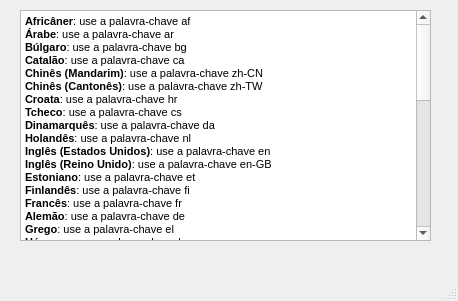
<?xml version="1.0" encoding="UTF-8"?>
<ui version="4.0">
 <class>MainWindow</class>
 <widget class="QMainWindow" name="MainWindow">
  <property name="geometry">
   <rect>
    <x>0</x>
    <y>0</y>
    <width>458</width>
    <height>301</height>
   </rect>
  </property>
  <property name="windowTitle">
   <string>MainWindow</string>
  </property>
  <widget class="QWidget" name="centralwidget">
   <widget class="QTextEdit" name="textEdit">
    <property name="geometry">
     <rect>
      <x>20</x>
      <y>10</y>
      <width>411</width>
      <height>231</height>
     </rect>
    </property>
    <property name="html">
     <string>&lt;!DOCTYPE HTML PUBLIC &quot;-//W3C//DTD HTML 4.0//EN&quot; &quot;http://www.w3.org/TR/REC-html40/strict.dtd&quot;&gt;
&lt;html&gt;&lt;head&gt;&lt;meta name=&quot;qrichtext&quot; content=&quot;1&quot; /&gt;&lt;style type=&quot;text/css&quot;&gt;
p, li { white-space: pre-wrap; }
&lt;/style&gt;&lt;/head&gt;&lt;body style=&quot; font-family:'MS Shell Dlg 2'; font-size:8.25pt; font-weight:400; font-style:normal;&quot;&gt;
&lt;p style=&quot; margin-top:0px; margin-bottom:0px; margin-left:0px; margin-right:0px; -qt-block-indent:0; text-indent:0px;&quot;&gt;&lt;span style=&quot; font-size:8pt; font-weight:600;&quot;&gt;Africâner&lt;/span&gt;&lt;span style=&quot; font-size:8pt;&quot;&gt;: use a palavra-chave &lt;/span&gt;&lt;span style=&quot; font-family:'Courier New'; font-size:8pt;&quot;&gt;af&lt;/span&gt;&lt;/p&gt;
&lt;p style=&quot; margin-top:0px; margin-bottom:0px; margin-left:0px; margin-right:0px; -qt-block-indent:0; text-indent:0px;&quot;&gt;&lt;span style=&quot; font-size:8pt; font-weight:600;&quot;&gt;Árabe&lt;/span&gt;&lt;span style=&quot; font-size:8pt;&quot;&gt;: use a palavra-chave &lt;/span&gt;&lt;span style=&quot; font-family:'Courier New'; font-size:8pt;&quot;&gt;ar&lt;/span&gt;&lt;/p&gt;
&lt;p style=&quot; margin-top:0px; margin-bottom:0px; margin-left:0px; margin-right:0px; -qt-block-indent:0; text-indent:0px;&quot;&gt;&lt;span style=&quot; font-size:8pt; font-weight:600;&quot;&gt;Búlgaro&lt;/span&gt;&lt;span style=&quot; font-size:8pt;&quot;&gt;: use a palavra-chave &lt;/span&gt;&lt;span style=&quot; font-family:'Courier New'; font-size:8pt;&quot;&gt;bg&lt;/span&gt;&lt;/p&gt;
&lt;p style=&quot; margin-top:0px; margin-bottom:0px; margin-left:0px; margin-right:0px; -qt-block-indent:0; text-indent:0px;&quot;&gt;&lt;span style=&quot; font-size:8pt; font-weight:600;&quot;&gt;Catalão&lt;/span&gt;&lt;span style=&quot; font-size:8pt;&quot;&gt;: use a palavra-chave &lt;/span&gt;&lt;span style=&quot; font-family:'Courier New'; font-size:8pt;&quot;&gt;ca&lt;/span&gt;&lt;/p&gt;
&lt;p style=&quot; margin-top:0px; margin-bottom:0px; margin-left:0px; margin-right:0px; -qt-block-indent:0; text-indent:0px;&quot;&gt;&lt;span style=&quot; font-size:8pt; font-weight:600;&quot;&gt;Chinês (Mandarim)&lt;/span&gt;&lt;span style=&quot; font-size:8pt;&quot;&gt;: use a palavra-chave &lt;/span&gt;&lt;span style=&quot; font-family:'Courier New'; font-size:8pt;&quot;&gt;zh-CN&lt;/span&gt;&lt;/p&gt;
&lt;p style=&quot; margin-top:0px; margin-bottom:0px; margin-left:0px; margin-right:0px; -qt-block-indent:0; text-indent:0px;&quot;&gt;&lt;span style=&quot; font-size:8pt; font-weight:600;&quot;&gt;Chinês (Cantonês)&lt;/span&gt;&lt;span style=&quot; font-size:8pt;&quot;&gt;: use a palavra-chave &lt;/span&gt;&lt;span style=&quot; font-family:'Courier New'; font-size:8pt;&quot;&gt;zh-TW&lt;/span&gt;&lt;/p&gt;
&lt;p style=&quot; margin-top:0px; margin-bottom:0px; margin-left:0px; margin-right:0px; -qt-block-indent:0; text-indent:0px;&quot;&gt;&lt;span style=&quot; font-size:8pt; font-weight:600;&quot;&gt;Croata&lt;/span&gt;&lt;span style=&quot; font-size:8pt;&quot;&gt;: use a palavra-chave &lt;/span&gt;&lt;span style=&quot; font-family:'Courier New'; font-size:8pt;&quot;&gt;hr&lt;/span&gt;&lt;/p&gt;
&lt;p style=&quot; margin-top:0px; margin-bottom:0px; margin-left:0px; margin-right:0px; -qt-block-indent:0; text-indent:0px;&quot;&gt;&lt;span style=&quot; font-size:8pt; font-weight:600;&quot;&gt;Tcheco&lt;/span&gt;&lt;span style=&quot; font-size:8pt;&quot;&gt;: use a palavra-chave &lt;/span&gt;&lt;span style=&quot; font-family:'Courier New'; font-size:8pt;&quot;&gt;cs&lt;/span&gt;&lt;/p&gt;
&lt;p style=&quot; margin-top:0px; margin-bottom:0px; margin-left:0px; margin-right:0px; -qt-block-indent:0; text-indent:0px;&quot;&gt;&lt;span style=&quot; font-size:8pt; font-weight:600;&quot;&gt;Dinamarquês&lt;/span&gt;&lt;span style=&quot; font-size:8pt;&quot;&gt;: use a palavra-chave &lt;/span&gt;&lt;span style=&quot; font-family:'Courier New'; font-size:8pt;&quot;&gt;da&lt;/span&gt;&lt;/p&gt;
&lt;p style=&quot; margin-top:0px; margin-bottom:0px; margin-left:0px; margin-right:0px; -qt-block-indent:0; text-indent:0px;&quot;&gt;&lt;span style=&quot; font-size:8pt; font-weight:600;&quot;&gt;Holandês&lt;/span&gt;&lt;span style=&quot; font-size:8pt;&quot;&gt;: use a palavra-chave &lt;/span&gt;&lt;span style=&quot; font-family:'Courier New'; font-size:8pt;&quot;&gt;nl&lt;/span&gt;&lt;/p&gt;
&lt;p style=&quot; margin-top:0px; margin-bottom:0px; margin-left:0px; margin-right:0px; -qt-block-indent:0; text-indent:0px;&quot;&gt;&lt;span style=&quot; font-size:8pt; font-weight:600;&quot;&gt;Inglês (Estados Unidos)&lt;/span&gt;&lt;span style=&quot; font-size:8pt;&quot;&gt;: use a palavra-chave &lt;/span&gt;&lt;span style=&quot; font-family:'Courier New'; font-size:8pt;&quot;&gt;en&lt;/span&gt;&lt;/p&gt;
&lt;p style=&quot; margin-top:0px; margin-bottom:0px; margin-left:0px; margin-right:0px; -qt-block-indent:0; text-indent:0px;&quot;&gt;&lt;span style=&quot; font-size:8pt; font-weight:600;&quot;&gt;Inglês (Reino Unido)&lt;/span&gt;&lt;span style=&quot; font-size:8pt;&quot;&gt;: use a palavra-chave &lt;/span&gt;&lt;span style=&quot; font-family:'Courier New'; font-size:8pt;&quot;&gt;en-GB&lt;/span&gt;&lt;/p&gt;
&lt;p style=&quot; margin-top:0px; margin-bottom:0px; margin-left:0px; margin-right:0px; -qt-block-indent:0; text-indent:0px;&quot;&gt;&lt;span style=&quot; font-size:8pt; font-weight:600;&quot;&gt;Estoniano&lt;/span&gt;&lt;span style=&quot; font-size:8pt;&quot;&gt;: use a palavra-chave &lt;/span&gt;&lt;span style=&quot; font-family:'Courier New'; font-size:8pt;&quot;&gt;et&lt;/span&gt;&lt;/p&gt;
&lt;p style=&quot; margin-top:0px; margin-bottom:0px; margin-left:0px; margin-right:0px; -qt-block-indent:0; text-indent:0px;&quot;&gt;&lt;span style=&quot; font-size:8pt; font-weight:600;&quot;&gt;Finlandês&lt;/span&gt;&lt;span style=&quot; font-size:8pt;&quot;&gt;: use a palavra-chave &lt;/span&gt;&lt;span style=&quot; font-family:'Courier New'; font-size:8pt;&quot;&gt;fi&lt;/span&gt;&lt;/p&gt;
&lt;p style=&quot; margin-top:0px; margin-bottom:0px; margin-left:0px; margin-right:0px; -qt-block-indent:0; text-indent:0px;&quot;&gt;&lt;span style=&quot; font-size:8pt; font-weight:600;&quot;&gt;Francês&lt;/span&gt;&lt;span style=&quot; font-size:8pt;&quot;&gt;: use a palavra-chave &lt;/span&gt;&lt;span style=&quot; font-family:'Courier New'; font-size:8pt;&quot;&gt;fr&lt;/span&gt;&lt;/p&gt;
&lt;p style=&quot; margin-top:0px; margin-bottom:0px; margin-left:0px; margin-right:0px; -qt-block-indent:0; text-indent:0px;&quot;&gt;&lt;span style=&quot; font-size:8pt; font-weight:600;&quot;&gt;Alemão&lt;/span&gt;&lt;span style=&quot; font-size:8pt;&quot;&gt;: use a palavra-chave &lt;/span&gt;&lt;span style=&quot; font-family:'Courier New'; font-size:8pt;&quot;&gt;de&lt;/span&gt;&lt;/p&gt;
&lt;p style=&quot; margin-top:0px; margin-bottom:0px; margin-left:0px; margin-right:0px; -qt-block-indent:0; text-indent:0px;&quot;&gt;&lt;span style=&quot; font-size:8pt; font-weight:600;&quot;&gt;Grego&lt;/span&gt;&lt;span style=&quot; font-size:8pt;&quot;&gt;: use a palavra-chave &lt;/span&gt;&lt;span style=&quot; font-family:'Courier New'; font-size:8pt;&quot;&gt;el&lt;/span&gt;&lt;/p&gt;
&lt;p style=&quot; margin-top:0px; margin-bottom:0px; margin-left:0px; margin-right:0px; -qt-block-indent:0; text-indent:0px;&quot;&gt;&lt;span style=&quot; font-size:8pt; font-weight:600;&quot;&gt;Húngaro&lt;/span&gt;&lt;span style=&quot; font-size:8pt;&quot;&gt;: use a palavra-chave &lt;/span&gt;&lt;span style=&quot; font-family:'Courier New'; font-size:8pt;&quot;&gt;hu&lt;/span&gt;&lt;/p&gt;
&lt;p style=&quot; margin-top:0px; margin-bottom:0px; margin-left:0px; margin-right:0px; -qt-block-indent:0; text-indent:0px;&quot;&gt;&lt;span style=&quot; font-size:8pt; font-weight:600;&quot;&gt;Islandês&lt;/span&gt;&lt;span style=&quot; font-size:8pt;&quot;&gt;: use a palavra-chave &lt;/span&gt;&lt;span style=&quot; font-family:'Courier New'; font-size:8pt;&quot;&gt;is&lt;/span&gt;&lt;/p&gt;
&lt;p style=&quot; margin-top:0px; margin-bottom:0px; margin-left:0px; margin-right:0px; -qt-block-indent:0; text-indent:0px;&quot;&gt;&lt;span style=&quot; font-size:8pt; font-weight:600;&quot;&gt;Italiano&lt;/span&gt;&lt;span style=&quot; font-size:8pt;&quot;&gt;: use a palavra-chave &lt;/span&gt;&lt;span style=&quot; font-family:'Courier New'; font-size:8pt;&quot;&gt;it&lt;/span&gt;&lt;/p&gt;
&lt;p style=&quot; margin-top:0px; margin-bottom:0px; margin-left:0px; margin-right:0px; -qt-block-indent:0; text-indent:0px;&quot;&gt;&lt;span style=&quot; font-size:8pt; font-weight:600;&quot;&gt;Japonês&lt;/span&gt;&lt;span style=&quot; font-size:8pt;&quot;&gt;: use a palavra-chave &lt;/span&gt;&lt;span style=&quot; font-family:'Courier New'; font-size:8pt;&quot;&gt;ja&lt;/span&gt;&lt;/p&gt;
&lt;p style=&quot; margin-top:0px; margin-bottom:0px; margin-left:0px; margin-right:0px; -qt-block-indent:0; text-indent:0px;&quot;&gt;&lt;span style=&quot; font-size:8pt; font-weight:600;&quot;&gt;Letão&lt;/span&gt;&lt;span style=&quot; font-size:8pt;&quot;&gt;: use a palavra-chave &lt;/span&gt;&lt;span style=&quot; font-family:'Courier New'; font-size:8pt;&quot;&gt;lv&lt;/span&gt;&lt;/p&gt;
&lt;p style=&quot; margin-top:0px; margin-bottom:0px; margin-left:0px; margin-right:0px; -qt-block-indent:0; text-indent:0px;&quot;&gt;&lt;span style=&quot; font-size:8pt; font-weight:600;&quot;&gt;Lituano&lt;/span&gt;&lt;span style=&quot; font-size:8pt;&quot;&gt;: use a palavra-chave &lt;/span&gt;&lt;span style=&quot; font-family:'Courier New'; font-size:8pt;&quot;&gt;lt&lt;/span&gt;&lt;/p&gt;
&lt;p style=&quot; margin-top:0px; margin-bottom:0px; margin-left:0px; margin-right:0px; -qt-block-indent:0; text-indent:0px;&quot;&gt;&lt;span style=&quot; font-size:8pt; font-weight:600;&quot;&gt;Norueguês&lt;/span&gt;&lt;span style=&quot; font-size:8pt;&quot;&gt;: use a palavra-chave &lt;/span&gt;&lt;span style=&quot; font-family:'Courier New'; font-size:8pt;&quot;&gt;no&lt;/span&gt;&lt;/p&gt;
&lt;p style=&quot; margin-top:0px; margin-bottom:0px; margin-left:0px; margin-right:0px; -qt-block-indent:0; text-indent:0px;&quot;&gt;&lt;span style=&quot; font-size:8pt; font-weight:600;&quot;&gt;Polonês&lt;/span&gt;&lt;span style=&quot; font-size:8pt;&quot;&gt;: use a palavra-chave &lt;/span&gt;&lt;span style=&quot; font-family:'Courier New'; font-size:8pt;&quot;&gt;pl&lt;/span&gt;&lt;/p&gt;
&lt;p style=&quot; margin-top:0px; margin-bottom:0px; margin-left:0px; margin-right:0px; -qt-block-indent:0; text-indent:0px;&quot;&gt;&lt;span style=&quot; font-size:8pt; font-weight:600;&quot;&gt;Português&lt;/span&gt;&lt;span style=&quot; font-size:8pt;&quot;&gt;: use a palavra-chave &lt;/span&gt;&lt;span style=&quot; font-family:'Courier New'; font-size:8pt;&quot;&gt;pt&lt;/span&gt;&lt;/p&gt;
&lt;p style=&quot; margin-top:0px; margin-bottom:0px; margin-left:0px; margin-right:0px; -qt-block-indent:0; text-indent:0px;&quot;&gt;&lt;span style=&quot; font-size:8pt; font-weight:600;&quot;&gt;Romeno&lt;/span&gt;&lt;span style=&quot; font-size:8pt;&quot;&gt;: use a palavra-chave &lt;/span&gt;&lt;span style=&quot; font-family:'Courier New'; font-size:8pt;&quot;&gt;ro&lt;/span&gt;&lt;/p&gt;
&lt;p style=&quot; margin-top:0px; margin-bottom:0px; margin-left:0px; margin-right:0px; -qt-block-indent:0; text-indent:0px;&quot;&gt;&lt;span style=&quot; font-size:8pt; font-weight:600;&quot;&gt;Russo&lt;/span&gt;&lt;span style=&quot; font-size:8pt;&quot;&gt;: use a palavra-chave &lt;/span&gt;&lt;span style=&quot; font-family:'Courier New'; font-size:8pt;&quot;&gt;ru&lt;/span&gt;&lt;/p&gt;
&lt;p style=&quot; margin-top:0px; margin-bottom:0px; margin-left:0px; margin-right:0px; -qt-block-indent:0; text-indent:0px;&quot;&gt;&lt;span style=&quot; font-size:8pt; font-weight:600;&quot;&gt;Eslovaco&lt;/span&gt;&lt;span style=&quot; font-size:8pt;&quot;&gt;: use a palavra-chave &lt;/span&gt;&lt;span style=&quot; font-family:'Courier New'; font-size:8pt;&quot;&gt;sk&lt;/span&gt;&lt;/p&gt;
&lt;p style=&quot; margin-top:0px; margin-bottom:0px; margin-left:0px; margin-right:0px; -qt-block-indent:0; text-indent:0px;&quot;&gt;&lt;span style=&quot; font-size:8pt; font-weight:600;&quot;&gt;Esloveno&lt;/span&gt;&lt;span style=&quot; font-size:8pt;&quot;&gt;: use a palavra-chave &lt;/span&gt;&lt;span style=&quot; font-family:'Courier New'; font-size:8pt;&quot;&gt;sl&lt;/span&gt;&lt;/p&gt;
&lt;p style=&quot; margin-top:0px; margin-bottom:0px; margin-left:0px; margin-right:0px; -qt-block-indent:0; text-indent:0px;&quot;&gt;&lt;span style=&quot; font-size:8pt; font-weight:600;&quot;&gt;Espanhol&lt;/span&gt;&lt;span style=&quot; font-size:8pt;&quot;&gt;: use a palavra-chave &lt;/span&gt;&lt;span style=&quot; font-family:'Courier New'; font-size:8pt;&quot;&gt;es&lt;/span&gt;&lt;/p&gt;
&lt;p style=&quot; margin-top:0px; margin-bottom:0px; margin-left:0px; margin-right:0px; -qt-block-indent:0; text-indent:0px;&quot;&gt;&lt;span style=&quot; font-size:8pt; font-weight:600;&quot;&gt;Sueco&lt;/span&gt;&lt;span style=&quot; font-size:8pt;&quot;&gt;: use a palavra-chave &lt;/span&gt;&lt;span style=&quot; font-family:'Courier New'; font-size:8pt;&quot;&gt;sv&lt;/span&gt;&lt;/p&gt;
&lt;p style=&quot; margin-top:0px; margin-bottom:0px; margin-left:0px; margin-right:0px; -qt-block-indent:0; text-indent:0px;&quot;&gt;&lt;span style=&quot; font-size:8pt; font-weight:600;&quot;&gt;Turco&lt;/span&gt;&lt;span style=&quot; font-size:8pt;&quot;&gt;: use a palavra-chave &lt;/span&gt;&lt;span style=&quot; font-family:'Courier New'; font-size:8pt;&quot;&gt;tr&lt;/span&gt;&lt;/p&gt;
&lt;p style=&quot; margin-top:0px; margin-bottom:0px; margin-left:0px; margin-right:0px; -qt-block-indent:0; text-indent:0px;&quot;&gt;&lt;span style=&quot; font-size:8pt; font-weight:600;&quot;&gt;Ucraniano&lt;/span&gt;&lt;span style=&quot; font-size:8pt;&quot;&gt;: use a palavra-chave &lt;/span&gt;&lt;span style=&quot; font-family:'Courier New'; font-size:8pt;&quot;&gt;uk&lt;/span&gt;&lt;/p&gt;
&lt;p style=&quot; margin-top:0px; margin-bottom:0px; margin-left:0px; margin-right:0px; -qt-block-indent:0; text-indent:0px;&quot;&gt;&lt;span style=&quot; font-size:8pt; font-weight:600;&quot;&gt;Vietnamita&lt;/span&gt;&lt;span style=&quot; font-size:8pt;&quot;&gt;: use a palavra-chave &lt;/span&gt;&lt;span style=&quot; font-family:'Courier New'; font-size:8pt;&quot;&gt;vi&lt;/span&gt;&lt;/p&gt;
&lt;p style=&quot; margin-top:0px; margin-bottom:0px; margin-left:0px; margin-right:0px; -qt-block-indent:0; text-indent:0px;&quot;&gt;&lt;span style=&quot; font-size:8pt; font-weight:600;&quot;&gt;Galês&lt;/span&gt;&lt;span style=&quot; font-size:8pt;&quot;&gt;: use a palavra-chave &lt;/span&gt;&lt;span style=&quot; font-family:'Courier New'; font-size:8pt;&quot;&gt;cy&lt;/span&gt;&lt;/p&gt;
&lt;p style=&quot; margin-top:0px; margin-bottom:0px; margin-left:0px; margin-right:0px; -qt-block-indent:0; text-indent:0px;&quot;&gt;&lt;span style=&quot; font-size:8pt; font-weight:600;&quot;&gt;Bascos&lt;/span&gt;&lt;span style=&quot; font-size:8pt;&quot;&gt;: use a palavra-chave &lt;/span&gt;&lt;span style=&quot; font-family:'Courier New'; font-size:8pt;&quot;&gt;eu&lt;/span&gt;&lt;/p&gt;
&lt;p style=&quot; margin-top:0px; margin-bottom:0px; margin-left:0px; margin-right:0px; -qt-block-indent:0; text-indent:0px;&quot;&gt;&lt;span style=&quot; font-size:8pt; font-weight:600;&quot;&gt;Sérvio (Cirílico)&lt;/span&gt;&lt;span style=&quot; font-size:8pt;&quot;&gt;: use a palavra-chave &lt;/span&gt;&lt;span style=&quot; font-family:'Courier New'; font-size:8pt;&quot;&gt;sr-Cyrl&lt;/span&gt;&lt;/p&gt;
&lt;p style=&quot; margin-top:0px; margin-bottom:0px; margin-left:0px; margin-right:0px; -qt-block-indent:0; text-indent:0px;&quot;&gt;&lt;span style=&quot; font-size:8pt; font-weight:600;&quot;&gt;Sérvio (Latino)&lt;/span&gt;&lt;span style=&quot; font-size:8pt;&quot;&gt;: use a palavra-chave &lt;/span&gt;&lt;span style=&quot; font-family:'Courier New'; font-size:8pt;&quot;&gt;sr-Latn&lt;/span&gt;&lt;/p&gt;
&lt;p style=&quot; margin-top:0px; margin-bottom:0px; margin-left:0px; margin-right:0px; -qt-block-indent:0; text-indent:0px;&quot;&gt;&lt;span style=&quot; font-size:8pt; font-weight:600;&quot;&gt;Malaio&lt;/span&gt;&lt;span style=&quot; font-size:8pt;&quot;&gt;: use a palavra-chave &lt;/span&gt;&lt;span style=&quot; font-family:'Courier New'; font-size:8pt;&quot;&gt;ms&lt;/span&gt;&lt;/p&gt;
&lt;p style=&quot; margin-top:0px; margin-bottom:0px; margin-left:0px; margin-right:0px; -qt-block-indent:0; text-indent:0px;&quot;&gt;&lt;span style=&quot; font-size:8pt; font-weight:600;&quot;&gt;Tailandês&lt;/span&gt;&lt;span style=&quot; font-size:8pt;&quot;&gt;: use a palavra-chave &lt;/span&gt;&lt;span style=&quot; font-family:'Courier New'; font-size:8pt;&quot;&gt;th&lt;/span&gt;&lt;/p&gt;
&lt;p style=&quot; margin-top:0px; margin-bottom:0px; margin-left:0px; margin-right:0px; -qt-block-indent:0; text-indent:0px;&quot;&gt;&lt;span style=&quot; font-size:8pt; font-weight:600;&quot;&gt;Bengali&lt;/span&gt;&lt;span style=&quot; font-size:8pt;&quot;&gt;: use a palavra-chave &lt;/span&gt;&lt;span style=&quot; font-family:'Courier New'; font-size:8pt;&quot;&gt;bn&lt;/span&gt;&lt;/p&gt;
&lt;p style=&quot; margin-top:0px; margin-bottom:0px; margin-left:0px; margin-right:0px; -qt-block-indent:0; text-indent:0px;&quot;&gt;&lt;span style=&quot; font-size:8pt; font-weight:600;&quot;&gt;Hindi&lt;/span&gt;&lt;span style=&quot; font-size:8pt;&quot;&gt;: use a palavra-chave &lt;/span&gt;&lt;span style=&quot; font-family:'Courier New'; font-size:8pt;&quot;&gt;hi&lt;/span&gt;&lt;/p&gt;
&lt;p style=&quot; margin-top:0px; margin-bottom:0px; margin-left:0px; margin-right:0px; -qt-block-indent:0; text-indent:0px;&quot;&gt;&lt;span style=&quot; font-size:8pt; font-weight:600;&quot;&gt;Tamil&lt;/span&gt;&lt;span style=&quot; font-size:8pt;&quot;&gt;: use a palavra-chave &lt;/span&gt;&lt;span style=&quot; font-family:'Courier New'; font-size:8pt;&quot;&gt;ta&lt;/span&gt;&lt;/p&gt;
&lt;p style=&quot; margin-top:0px; margin-bottom:0px; margin-left:0px; margin-right:0px; -qt-block-indent:0; text-indent:0px;&quot;&gt;&lt;span style=&quot; font-size:8pt; font-weight:600;&quot;&gt;Telugu&lt;/span&gt;&lt;span style=&quot; font-size:8pt;&quot;&gt;: use a palavra-chave &lt;/span&gt;&lt;span style=&quot; font-family:'Courier New'; font-size:8pt;&quot;&gt;te&lt;/span&gt;&lt;/p&gt;
&lt;p style=&quot; margin-top:0px; margin-bottom:0px; margin-left:0px; margin-right:0px; -qt-block-indent:0; text-indent:0px;&quot;&gt;&lt;span style=&quot; font-size:8pt; font-weight:600;&quot;&gt;Marata&lt;/span&gt;&lt;span style=&quot; font-size:8pt;&quot;&gt;: use a palavra-chave &lt;/span&gt;&lt;span style=&quot; font-family:'Courier New'; font-size:8pt;&quot;&gt;mr&lt;/span&gt;&lt;/p&gt;&lt;/body&gt;&lt;/html&gt;</string>
    </property>
   </widget>
  </widget>
  <widget class="QMenuBar" name="menubar">
   <property name="geometry">
    <rect>
     <x>0</x>
     <y>0</y>
     <width>458</width>
     <height>21</height>
    </rect>
   </property>
  </widget>
  <widget class="QStatusBar" name="statusbar"/>
 </widget>
 <resources/>
 <connections/>
</ui>
